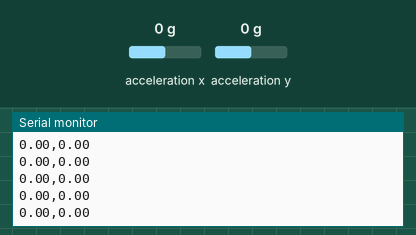
Bench run of a sketch on a simulated Arduino Uno, built with avr-gcc and run on an emulated ATmega328P. Shown: the last lines printed to the serial monitor. Inputs (shaded band) come from the test bench; at power-on: acceleration x 0 g, acceleration y 0 g.

Above: at 1.2 s.
1.3 s: acceleration x set to -1.4 g
At 1.34 s:
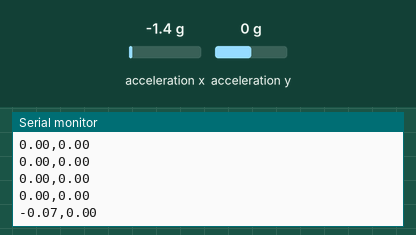
2.8 s: acceleration y set to -1.4 g
At 2.82 s:
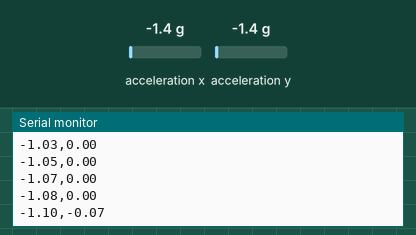
4.3 s: acceleration x set to -0.8 g
At 4.3 s:
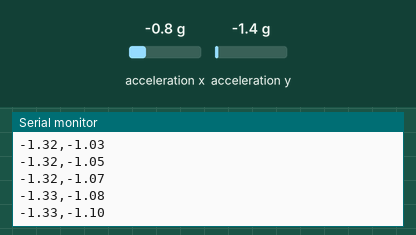
Timing chart, 0 to 7.3 s (numbered marks = the images above; inputs shaded):
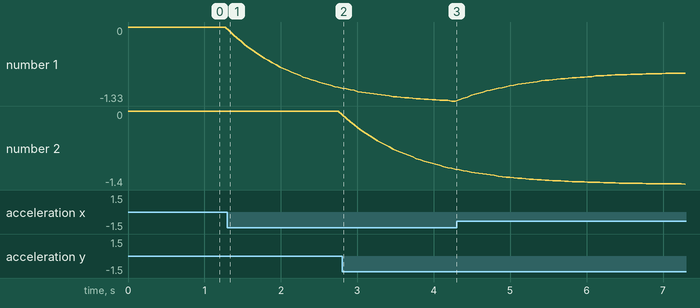

The sketch:

AccelerometerSprint.ino
```cpp
#include "Arduino_SensorKit.h"
float smX;
float smY;
float x;
float y;

void setup() {
  // put your setup code here, to run once:
  Serial.begin(9600);
  while(!Serial);

  Accelerometer.begin();
}

void loop() {
  // put your main code here, to run repeatedly:
  x= Accelerometer.readX();
  y= Accelerometer.readY();
  smX= (x - smX)*.05 + smX;
  smY= (y - smY)*.05 + smY;
  Serial.print(smX);
  Serial.print(",");
  Serial.println(smY);


  delay(50);
}
```

Measured:
- after the input at 1.3 s, the serial monitor: prints a new line at once (image 1)
- after the input at 2.8 s, the serial monitor: prints a new line at once (image 2)
- plotted number 1: 0 → -1.08 after the input at 1.3 s
